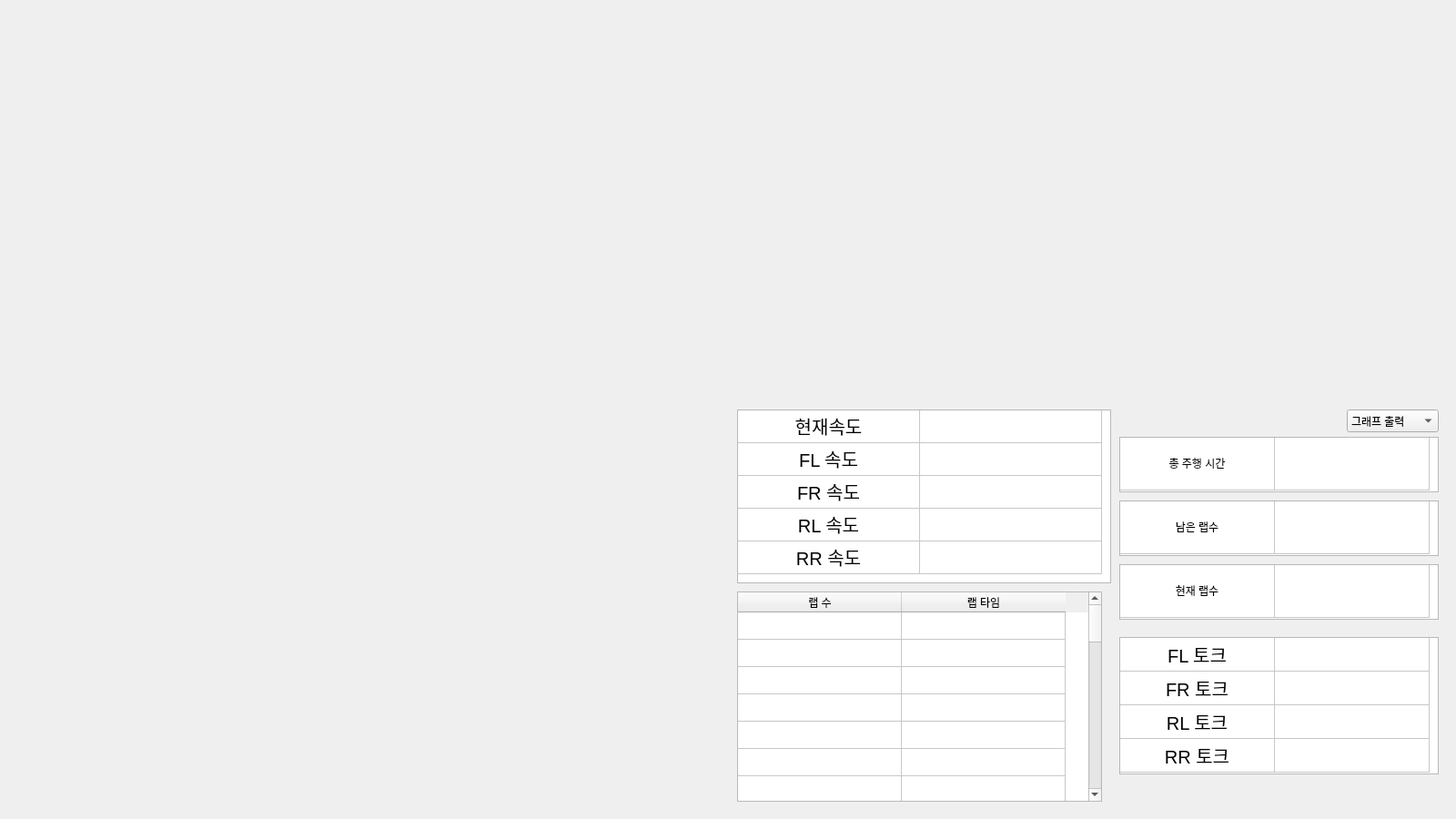
<?xml version="1.0" encoding="UTF-8"?>
<ui version="4.0">
 <class>Dialog</class>
 <widget class="QDialog" name="Dialog">
  <property name="geometry">
   <rect>
    <x>0</x>
    <y>0</y>
    <width>1600</width>
    <height>900</height>
   </rect>
  </property>
  <property name="windowTitle">
   <string>Dialog</string>
  </property>
  <widget class="GraphWidget" name="plotter" native="true">
   <property name="geometry">
    <rect>
     <x>810</x>
     <y>0</y>
     <width>771</width>
     <height>441</height>
    </rect>
   </property>
  </widget>
  <widget class="QTableWidget" name="laps_left_table">
   <property name="geometry">
    <rect>
     <x>1230</x>
     <y>550</y>
     <width>351</width>
     <height>61</height>
    </rect>
   </property>
   <property name="maximumSize">
    <size>
     <width>530</width>
     <height>61</height>
    </size>
   </property>
   <property name="styleSheet">
    <string notr="true"/>
   </property>
   <attribute name="horizontalHeaderVisible">
    <bool>false</bool>
   </attribute>
   <attribute name="horizontalHeaderDefaultSectionSize">
    <number>170</number>
   </attribute>
   <attribute name="verticalHeaderVisible">
    <bool>false</bool>
   </attribute>
   <attribute name="verticalHeaderDefaultSectionSize">
    <number>58</number>
   </attribute>
   <attribute name="verticalHeaderHighlightSections">
    <bool>true</bool>
   </attribute>
   <row>
    <property name="text">
     <string/>
    </property>
   </row>
   <column>
    <property name="text">
     <string/>
    </property>
   </column>
   <column>
    <property name="text">
     <string/>
    </property>
   </column>
   <item row="0" column="0">
    <property name="text">
     <string>남은 랩수</string>
    </property>
    <property name="textAlignment">
     <set>AlignCenter</set>
    </property>
   </item>
   <item row="0" column="1">
    <property name="text">
     <string/>
    </property>
    <property name="textAlignment">
     <set>AlignCenter</set>
    </property>
   </item>
  </widget>
  <widget class="QTableWidget" name="total_time_table">
   <property name="geometry">
    <rect>
     <x>1230</x>
     <y>480</y>
     <width>351</width>
     <height>61</height>
    </rect>
   </property>
   <property name="maximumSize">
    <size>
     <width>530</width>
     <height>61</height>
    </size>
   </property>
   <property name="styleSheet">
    <string notr="true"/>
   </property>
   <attribute name="horizontalHeaderVisible">
    <bool>false</bool>
   </attribute>
   <attribute name="horizontalHeaderDefaultSectionSize">
    <number>170</number>
   </attribute>
   <attribute name="verticalHeaderVisible">
    <bool>false</bool>
   </attribute>
   <attribute name="verticalHeaderDefaultSectionSize">
    <number>58</number>
   </attribute>
   <attribute name="verticalHeaderHighlightSections">
    <bool>true</bool>
   </attribute>
   <row>
    <property name="text">
     <string/>
    </property>
   </row>
   <column>
    <property name="text">
     <string/>
    </property>
   </column>
   <column>
    <property name="text">
     <string/>
    </property>
   </column>
   <item row="0" column="0">
    <property name="text">
     <string>총 주행 시간</string>
    </property>
    <property name="textAlignment">
     <set>AlignCenter</set>
    </property>
   </item>
   <item row="0" column="1">
    <property name="text">
     <string/>
    </property>
    <property name="textAlignment">
     <set>AlignCenter</set>
    </property>
   </item>
  </widget>
  <widget class="QComboBox" name="choose_item">
   <property name="geometry">
    <rect>
     <x>1480</x>
     <y>450</y>
     <width>101</width>
     <height>25</height>
    </rect>
   </property>
   <property name="editable">
    <bool>false</bool>
   </property>
   <item>
    <property name="text">
     <string>그래프 출력</string>
    </property>
   </item>
   <item>
    <property name="text">
     <string>쓰로틀</string>
    </property>
   </item>
   <item>
    <property name="text">
     <string>FL 토크</string>
    </property>
   </item>
   <item>
    <property name="text">
     <string>FR 토크</string>
    </property>
   </item>
   <item>
    <property name="text">
     <string>RL 토크</string>
    </property>
   </item>
   <item>
    <property name="text">
     <string>RR 토크</string>
    </property>
   </item>
   <item>
    <property name="text">
     <string>차량 속도</string>
    </property>
   </item>
   <item>
    <property name="text">
     <string>FL 속도</string>
    </property>
   </item>
   <item>
    <property name="text">
     <string>FR 속도</string>
    </property>
   </item>
   <item>
    <property name="text">
     <string>RL 속도</string>
    </property>
   </item>
   <item>
    <property name="text">
     <string>RR 속도</string>
    </property>
   </item>
   <item>
    <property name="text">
     <string>Clear</string>
    </property>
   </item>
  </widget>
  <widget class="QTableWidget" name="velocity_table">
   <property name="geometry">
    <rect>
     <x>810</x>
     <y>450</y>
     <width>411</width>
     <height>191</height>
    </rect>
   </property>
   <property name="font">
    <font>
     <pointsize>15</pointsize>
    </font>
   </property>
   <property name="showGrid">
    <bool>true</bool>
   </property>
   <attribute name="horizontalHeaderVisible">
    <bool>false</bool>
   </attribute>
   <attribute name="horizontalHeaderCascadingSectionResizes">
    <bool>true</bool>
   </attribute>
   <attribute name="horizontalHeaderDefaultSectionSize">
    <number>200</number>
   </attribute>
   <attribute name="verticalHeaderVisible">
    <bool>false</bool>
   </attribute>
   <attribute name="verticalHeaderCascadingSectionResizes">
    <bool>true</bool>
   </attribute>
   <attribute name="verticalHeaderDefaultSectionSize">
    <number>36</number>
   </attribute>
   <row>
    <property name="text">
     <string/>
    </property>
   </row>
   <row>
    <property name="text">
     <string/>
    </property>
   </row>
   <row>
    <property name="text">
     <string/>
    </property>
   </row>
   <row>
    <property name="text">
     <string/>
    </property>
   </row>
   <row>
    <property name="text">
     <string/>
    </property>
   </row>
   <column>
    <property name="text">
     <string/>
    </property>
   </column>
   <column>
    <property name="text">
     <string/>
    </property>
   </column>
   <item row="0" column="0">
    <property name="text">
     <string>현재속도</string>
    </property>
    <property name="textAlignment">
     <set>AlignCenter</set>
    </property>
   </item>
   <item row="0" column="1">
    <property name="text">
     <string/>
    </property>
    <property name="textAlignment">
     <set>AlignCenter</set>
    </property>
   </item>
   <item row="1" column="0">
    <property name="text">
     <string>FL 속도</string>
    </property>
    <property name="textAlignment">
     <set>AlignCenter</set>
    </property>
   </item>
   <item row="1" column="1">
    <property name="text">
     <string/>
    </property>
    <property name="textAlignment">
     <set>AlignCenter</set>
    </property>
   </item>
   <item row="2" column="0">
    <property name="text">
     <string>FR 속도</string>
    </property>
    <property name="textAlignment">
     <set>AlignCenter</set>
    </property>
   </item>
   <item row="2" column="1">
    <property name="text">
     <string/>
    </property>
    <property name="textAlignment">
     <set>AlignCenter</set>
    </property>
   </item>
   <item row="3" column="0">
    <property name="text">
     <string>RL 속도</string>
    </property>
    <property name="textAlignment">
     <set>AlignCenter</set>
    </property>
   </item>
   <item row="3" column="1">
    <property name="text">
     <string/>
    </property>
    <property name="textAlignment">
     <set>AlignCenter</set>
    </property>
   </item>
   <item row="4" column="0">
    <property name="text">
     <string>RR 속도</string>
    </property>
    <property name="textAlignment">
     <set>AlignCenter</set>
    </property>
   </item>
   <item row="4" column="1">
    <property name="text">
     <string/>
    </property>
    <property name="textAlignment">
     <set>AlignCenter</set>
    </property>
   </item>
  </widget>
  <widget class="QTableWidget" name="lap_count_table">
   <property name="geometry">
    <rect>
     <x>1230</x>
     <y>620</y>
     <width>351</width>
     <height>61</height>
    </rect>
   </property>
   <property name="maximumSize">
    <size>
     <width>530</width>
     <height>61</height>
    </size>
   </property>
   <property name="styleSheet">
    <string notr="true"/>
   </property>
   <attribute name="horizontalHeaderVisible">
    <bool>false</bool>
   </attribute>
   <attribute name="horizontalHeaderDefaultSectionSize">
    <number>170</number>
   </attribute>
   <attribute name="verticalHeaderVisible">
    <bool>false</bool>
   </attribute>
   <attribute name="verticalHeaderDefaultSectionSize">
    <number>58</number>
   </attribute>
   <attribute name="verticalHeaderHighlightSections">
    <bool>true</bool>
   </attribute>
   <row>
    <property name="text">
     <string/>
    </property>
   </row>
   <column>
    <property name="text">
     <string/>
    </property>
   </column>
   <column>
    <property name="text">
     <string/>
    </property>
   </column>
   <item row="0" column="0">
    <property name="text">
     <string>현재 랩수</string>
    </property>
    <property name="textAlignment">
     <set>AlignCenter</set>
    </property>
   </item>
   <item row="0" column="1">
    <property name="text">
     <string/>
    </property>
    <property name="textAlignment">
     <set>AlignCenter</set>
    </property>
   </item>
  </widget>
  <widget class="QTableWidget" name="torque_table">
   <property name="geometry">
    <rect>
     <x>1230</x>
     <y>700</y>
     <width>351</width>
     <height>151</height>
    </rect>
   </property>
   <property name="font">
    <font>
     <pointsize>15</pointsize>
    </font>
   </property>
   <attribute name="horizontalHeaderVisible">
    <bool>false</bool>
   </attribute>
   <attribute name="horizontalHeaderDefaultSectionSize">
    <number>170</number>
   </attribute>
   <attribute name="verticalHeaderVisible">
    <bool>false</bool>
   </attribute>
   <attribute name="verticalHeaderDefaultSectionSize">
    <number>37</number>
   </attribute>
   <row>
    <property name="text">
     <string/>
    </property>
   </row>
   <row>
    <property name="text">
     <string/>
    </property>
   </row>
   <row>
    <property name="text">
     <string/>
    </property>
   </row>
   <row>
    <property name="text">
     <string/>
    </property>
   </row>
   <column>
    <property name="text">
     <string/>
    </property>
   </column>
   <column>
    <property name="text">
     <string/>
    </property>
   </column>
   <item row="0" column="0">
    <property name="text">
     <string>FL 토크</string>
    </property>
    <property name="textAlignment">
     <set>AlignCenter</set>
    </property>
   </item>
   <item row="0" column="1">
    <property name="text">
     <string/>
    </property>
    <property name="textAlignment">
     <set>AlignCenter</set>
    </property>
   </item>
   <item row="1" column="0">
    <property name="text">
     <string>FR 토크</string>
    </property>
    <property name="textAlignment">
     <set>AlignCenter</set>
    </property>
   </item>
   <item row="1" column="1">
    <property name="text">
     <string/>
    </property>
    <property name="textAlignment">
     <set>AlignCenter</set>
    </property>
   </item>
   <item row="2" column="0">
    <property name="text">
     <string>RL 토크</string>
    </property>
    <property name="textAlignment">
     <set>AlignCenter</set>
    </property>
   </item>
   <item row="2" column="1">
    <property name="text">
     <string/>
    </property>
    <property name="textAlignment">
     <set>AlignCenter</set>
    </property>
   </item>
   <item row="3" column="0">
    <property name="text">
     <string>RR 토크</string>
    </property>
    <property name="textAlignment">
     <set>AlignCenter</set>
    </property>
   </item>
   <item row="3" column="1">
    <property name="text">
     <string/>
    </property>
    <property name="textAlignment">
     <set>AlignCenter</set>
    </property>
   </item>
  </widget>
  <widget class="QTableWidget" name="laptimerlap">
   <property name="geometry">
    <rect>
     <x>810</x>
     <y>650</y>
     <width>401</width>
     <height>231</height>
    </rect>
   </property>
   <attribute name="horizontalHeaderDefaultSectionSize">
    <number>180</number>
   </attribute>
   <attribute name="verticalHeaderVisible">
    <bool>false</bool>
   </attribute>
   <attribute name="verticalHeaderDefaultSectionSize">
    <number>30</number>
   </attribute>
   <attribute name="verticalHeaderHighlightSections">
    <bool>false</bool>
   </attribute>
   <row>
    <property name="text">
     <string>New Row</string>
    </property>
   </row>
   <row>
    <property name="text">
     <string>New Row</string>
    </property>
   </row>
   <row>
    <property name="text">
     <string>New Row</string>
    </property>
   </row>
   <row>
    <property name="text">
     <string>New Row</string>
    </property>
   </row>
   <row>
    <property name="text">
     <string>New Row</string>
    </property>
   </row>
   <row>
    <property name="text">
     <string>New Row</string>
    </property>
   </row>
   <row>
    <property name="text">
     <string>New Row</string>
    </property>
   </row>
   <row>
    <property name="text">
     <string>New Row</string>
    </property>
   </row>
   <row>
    <property name="text">
     <string>New Row</string>
    </property>
   </row>
   <row>
    <property name="text">
     <string>New Row</string>
    </property>
   </row>
   <row>
    <property name="text">
     <string>New Row</string>
    </property>
   </row>
   <row>
    <property name="text">
     <string>New Row</string>
    </property>
   </row>
   <row>
    <property name="text">
     <string>New Row</string>
    </property>
   </row>
   <row>
    <property name="text">
     <string>New Row</string>
    </property>
   </row>
   <row>
    <property name="text">
     <string>New Row</string>
    </property>
   </row>
   <row>
    <property name="text">
     <string>New Row</string>
    </property>
   </row>
   <row>
    <property name="text">
     <string>New Row</string>
    </property>
   </row>
   <row>
    <property name="text">
     <string>New Row</string>
    </property>
   </row>
   <row>
    <property name="text">
     <string>New Row</string>
    </property>
   </row>
   <row>
    <property name="text">
     <string>New Row</string>
    </property>
   </row>
   <row>
    <property name="text">
     <string>New Row</string>
    </property>
   </row>
   <row>
    <property name="text">
     <string>New Row</string>
    </property>
   </row>
   <row>
    <property name="text">
     <string>New Row</string>
    </property>
   </row>
   <row>
    <property name="text">
     <string>New Row</string>
    </property>
   </row>
   <row>
    <property name="text">
     <string>New Row</string>
    </property>
   </row>
   <row>
    <property name="text">
     <string>New Row</string>
    </property>
   </row>
   <row>
    <property name="text">
     <string>New Row</string>
    </property>
   </row>
   <row>
    <property name="text">
     <string>New Row</string>
    </property>
   </row>
   <row>
    <property name="text">
     <string>New Row</string>
    </property>
   </row>
   <row>
    <property name="text">
     <string>New Row</string>
    </property>
   </row>
   <column>
    <property name="text">
     <string>랩 수</string>
    </property>
   </column>
   <column>
    <property name="text">
     <string>랩 타임</string>
    </property>
   </column>
   <item row="0" column="0">
    <property name="text">
     <string/>
    </property>
    <property name="textAlignment">
     <set>AlignCenter</set>
    </property>
   </item>
   <item row="0" column="1">
    <property name="text">
     <string/>
    </property>
    <property name="textAlignment">
     <set>AlignCenter</set>
    </property>
   </item>
   <item row="1" column="0">
    <property name="text">
     <string/>
    </property>
    <property name="textAlignment">
     <set>AlignCenter</set>
    </property>
   </item>
   <item row="1" column="1">
    <property name="text">
     <string/>
    </property>
    <property name="textAlignment">
     <set>AlignCenter</set>
    </property>
   </item>
   <item row="2" column="0">
    <property name="text">
     <string/>
    </property>
    <property name="textAlignment">
     <set>AlignCenter</set>
    </property>
   </item>
   <item row="2" column="1">
    <property name="text">
     <string/>
    </property>
    <property name="textAlignment">
     <set>AlignCenter</set>
    </property>
   </item>
   <item row="3" column="0">
    <property name="text">
     <string/>
    </property>
    <property name="textAlignment">
     <set>AlignCenter</set>
    </property>
   </item>
   <item row="3" column="1">
    <property name="text">
     <string/>
    </property>
    <property name="textAlignment">
     <set>AlignCenter</set>
    </property>
   </item>
   <item row="4" column="0">
    <property name="text">
     <string/>
    </property>
    <property name="textAlignment">
     <set>AlignCenter</set>
    </property>
   </item>
   <item row="4" column="1">
    <property name="text">
     <string/>
    </property>
    <property name="textAlignment">
     <set>AlignCenter</set>
    </property>
   </item>
   <item row="5" column="0">
    <property name="text">
     <string/>
    </property>
    <property name="textAlignment">
     <set>AlignCenter</set>
    </property>
   </item>
   <item row="5" column="1">
    <property name="text">
     <string/>
    </property>
    <property name="textAlignment">
     <set>AlignCenter</set>
    </property>
   </item>
   <item row="6" column="0">
    <property name="text">
     <string/>
    </property>
    <property name="textAlignment">
     <set>AlignCenter</set>
    </property>
   </item>
   <item row="6" column="1">
    <property name="text">
     <string/>
    </property>
    <property name="textAlignment">
     <set>AlignCenter</set>
    </property>
   </item>
   <item row="7" column="0">
    <property name="text">
     <string/>
    </property>
    <property name="textAlignment">
     <set>AlignCenter</set>
    </property>
   </item>
   <item row="7" column="1">
    <property name="text">
     <string/>
    </property>
    <property name="textAlignment">
     <set>AlignCenter</set>
    </property>
   </item>
   <item row="8" column="0">
    <property name="text">
     <string/>
    </property>
    <property name="textAlignment">
     <set>AlignCenter</set>
    </property>
   </item>
   <item row="8" column="1">
    <property name="text">
     <string/>
    </property>
    <property name="textAlignment">
     <set>AlignCenter</set>
    </property>
   </item>
   <item row="9" column="0">
    <property name="text">
     <string/>
    </property>
    <property name="textAlignment">
     <set>AlignCenter</set>
    </property>
   </item>
   <item row="9" column="1">
    <property name="text">
     <string/>
    </property>
    <property name="textAlignment">
     <set>AlignCenter</set>
    </property>
   </item>
   <item row="10" column="0">
    <property name="text">
     <string/>
    </property>
    <property name="textAlignment">
     <set>AlignCenter</set>
    </property>
   </item>
   <item row="10" column="1">
    <property name="text">
     <string/>
    </property>
    <property name="textAlignment">
     <set>AlignCenter</set>
    </property>
   </item>
   <item row="11" column="0">
    <property name="text">
     <string/>
    </property>
    <property name="textAlignment">
     <set>AlignCenter</set>
    </property>
   </item>
   <item row="11" column="1">
    <property name="text">
     <string/>
    </property>
    <property name="textAlignment">
     <set>AlignCenter</set>
    </property>
   </item>
   <item row="12" column="0">
    <property name="text">
     <string/>
    </property>
    <property name="textAlignment">
     <set>AlignCenter</set>
    </property>
   </item>
   <item row="12" column="1">
    <property name="text">
     <string/>
    </property>
    <property name="textAlignment">
     <set>AlignCenter</set>
    </property>
   </item>
   <item row="13" column="0">
    <property name="text">
     <string/>
    </property>
    <property name="textAlignment">
     <set>AlignCenter</set>
    </property>
   </item>
   <item row="13" column="1">
    <property name="text">
     <string/>
    </property>
    <property name="textAlignment">
     <set>AlignCenter</set>
    </property>
   </item>
   <item row="14" column="0">
    <property name="text">
     <string/>
    </property>
    <property name="textAlignment">
     <set>AlignCenter</set>
    </property>
   </item>
   <item row="14" column="1">
    <property name="text">
     <string/>
    </property>
    <property name="textAlignment">
     <set>AlignCenter</set>
    </property>
   </item>
   <item row="15" column="0">
    <property name="text">
     <string/>
    </property>
    <property name="textAlignment">
     <set>AlignCenter</set>
    </property>
   </item>
   <item row="15" column="1">
    <property name="text">
     <string/>
    </property>
    <property name="textAlignment">
     <set>AlignCenter</set>
    </property>
   </item>
   <item row="16" column="0">
    <property name="text">
     <string/>
    </property>
    <property name="textAlignment">
     <set>AlignCenter</set>
    </property>
   </item>
   <item row="16" column="1">
    <property name="text">
     <string/>
    </property>
    <property name="textAlignment">
     <set>AlignCenter</set>
    </property>
   </item>
   <item row="17" column="0">
    <property name="text">
     <string/>
    </property>
    <property name="textAlignment">
     <set>AlignCenter</set>
    </property>
   </item>
   <item row="17" column="1">
    <property name="text">
     <string/>
    </property>
    <property name="textAlignment">
     <set>AlignCenter</set>
    </property>
   </item>
   <item row="18" column="0">
    <property name="text">
     <string/>
    </property>
    <property name="textAlignment">
     <set>AlignCenter</set>
    </property>
   </item>
   <item row="18" column="1">
    <property name="text">
     <string/>
    </property>
    <property name="textAlignment">
     <set>AlignCenter</set>
    </property>
   </item>
   <item row="19" column="0">
    <property name="text">
     <string/>
    </property>
    <property name="textAlignment">
     <set>AlignCenter</set>
    </property>
   </item>
   <item row="19" column="1">
    <property name="text">
     <string/>
    </property>
    <property name="textAlignment">
     <set>AlignCenter</set>
    </property>
   </item>
   <item row="20" column="0">
    <property name="text">
     <string/>
    </property>
    <property name="textAlignment">
     <set>AlignCenter</set>
    </property>
   </item>
   <item row="20" column="1">
    <property name="text">
     <string/>
    </property>
    <property name="textAlignment">
     <set>AlignCenter</set>
    </property>
   </item>
   <item row="21" column="0">
    <property name="text">
     <string/>
    </property>
    <property name="textAlignment">
     <set>AlignCenter</set>
    </property>
   </item>
   <item row="21" column="1">
    <property name="text">
     <string/>
    </property>
    <property name="textAlignment">
     <set>AlignCenter</set>
    </property>
   </item>
   <item row="22" column="0">
    <property name="text">
     <string/>
    </property>
    <property name="textAlignment">
     <set>AlignCenter</set>
    </property>
   </item>
   <item row="22" column="1">
    <property name="text">
     <string/>
    </property>
    <property name="textAlignment">
     <set>AlignCenter</set>
    </property>
   </item>
   <item row="23" column="0">
    <property name="text">
     <string/>
    </property>
    <property name="textAlignment">
     <set>AlignCenter</set>
    </property>
   </item>
   <item row="23" column="1">
    <property name="text">
     <string/>
    </property>
    <property name="textAlignment">
     <set>AlignCenter</set>
    </property>
   </item>
   <item row="24" column="0">
    <property name="text">
     <string/>
    </property>
    <property name="textAlignment">
     <set>AlignCenter</set>
    </property>
   </item>
   <item row="24" column="1">
    <property name="text">
     <string/>
    </property>
    <property name="textAlignment">
     <set>AlignCenter</set>
    </property>
   </item>
   <item row="25" column="0">
    <property name="text">
     <string/>
    </property>
    <property name="textAlignment">
     <set>AlignCenter</set>
    </property>
   </item>
   <item row="25" column="1">
    <property name="text">
     <string/>
    </property>
    <property name="textAlignment">
     <set>AlignCenter</set>
    </property>
   </item>
   <item row="26" column="0">
    <property name="text">
     <string/>
    </property>
    <property name="textAlignment">
     <set>AlignCenter</set>
    </property>
   </item>
   <item row="26" column="1">
    <property name="text">
     <string/>
    </property>
    <property name="textAlignment">
     <set>AlignCenter</set>
    </property>
   </item>
   <item row="27" column="0">
    <property name="text">
     <string/>
    </property>
    <property name="textAlignment">
     <set>AlignCenter</set>
    </property>
   </item>
   <item row="27" column="1">
    <property name="text">
     <string/>
    </property>
    <property name="textAlignment">
     <set>AlignCenter</set>
    </property>
   </item>
   <item row="28" column="0">
    <property name="text">
     <string/>
    </property>
    <property name="textAlignment">
     <set>AlignCenter</set>
    </property>
   </item>
   <item row="28" column="1">
    <property name="text">
     <string/>
    </property>
    <property name="textAlignment">
     <set>AlignCenter</set>
    </property>
   </item>
   <item row="29" column="0">
    <property name="text">
     <string/>
    </property>
    <property name="textAlignment">
     <set>AlignCenter</set>
    </property>
   </item>
   <item row="29" column="1">
    <property name="text">
     <string/>
    </property>
    <property name="textAlignment">
     <set>AlignCenter</set>
    </property>
   </item>
  </widget>
 </widget>
 <customwidgets>
  <customwidget>
   <class>GraphWidget</class>
   <extends>QWidget</extends>
   <header location="global">graphWidget</header>
   <container>1</container>
  </customwidget>
 </customwidgets>
 <resources/>
 <connections/>
</ui>
